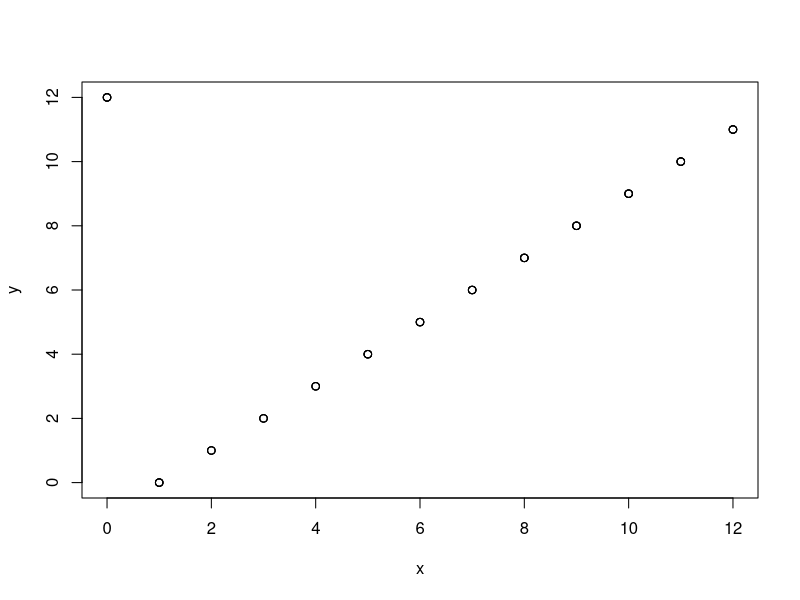
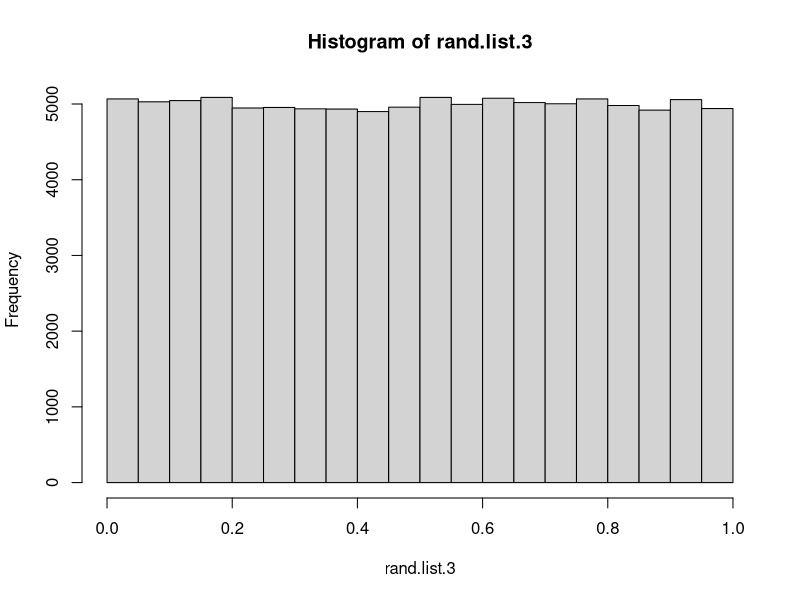

The R script that drew these images, in order:
## ---- chunk 1
library(magrittr)
## ---- chunk 2

LCG.1 <- function(seed, a, m){
  X.i <- (seed * a) %% m  
  return(X.i)
}

rand.list.1 = 1
a = 11
m = 16

cnt = 0
while (cnt < 3) {
  rand.list.1 <- c(rand.list.1, LCG.1(rand.list.1[cnt], a, m))
  cnt <- cnt + 1
}

ifelse(rand.list.1[1:2] == rand.list.1[(cnt - 1):cnt], break, rand.list.1 <- c(rand.list.1, LCG.1(rand.list.1[cnt], a, m)))

rand.list.1
## ---- chunk 3
mod.function <- function(X.i1, a, c, m){return((a*X.i1 + c) %% m)}

a = 1
c = 12
m = 13
X.0 = 1
gen.size = 50
rand.list.2 = X.0

for (i in 1:gen.size){
  rand.list.2[i+1] <- mod.function(rand.list.2[i], a, c, m)
}

rand.list.2
## ---- chunk 4
x <- rand.list.2[1:gen.size-1]
y <- rand.list.2[2:gen.size]
plot(x, y)
## ---- chunk 5
a = 16807
c = 0
m = (2 ** 31) - 1
X.0 = 1234567
obs = 100000
rand.list.3 = X.0

for (i in 1:(obs-1)){
  rand.list.3[i+1] <- mod.function(rand.list.3[i], a, c, m)
}

rand.list.3 <- rand.list.3 / m
mean(rand.list.3)
var(rand.list.3)
## ---- chunk 6
hist(rand.list.3)
## ---- chunk 7
num.bins = 20 
bins <- seq(from = 0, to = 100, by = num.bins)

chi.sq.list = NULL

for (i in bins) {
  obs.in.bins <- (obs/num.bins)
  iter.value <- ((1 / obs.in.bins) - rand.list.3[i:(i+obs.in.bins)]) ** 2 / rand.list.3[i:(i+obs.in.bins)]
  
  chi.sq.list <- c(chi.sq.list, iter.value)
}

sum(chi.sq.list)
